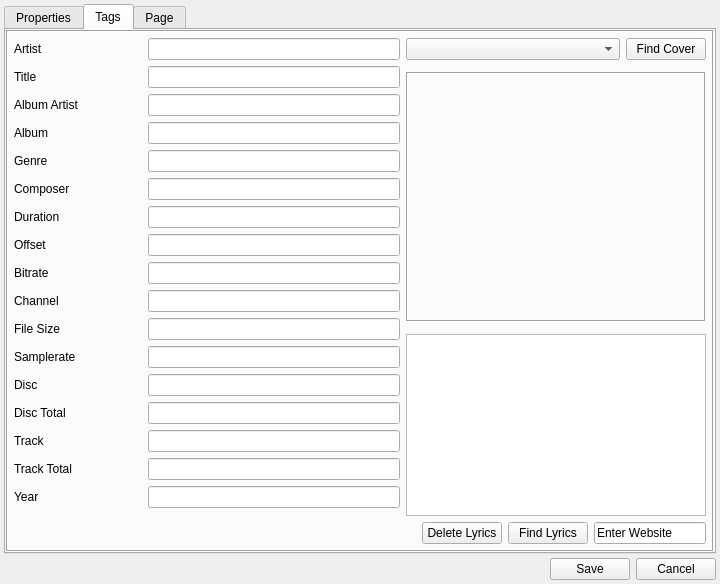
<?xml version="1.0" encoding="UTF-8"?>
<ui version="4.0">
 <class>MainWindow</class>
 <widget class="QMainWindow" name="MainWindow">
  <property name="geometry">
   <rect>
    <x>0</x>
    <y>0</y>
    <width>720</width>
    <height>584</height>
   </rect>
  </property>
  <property name="minimumSize">
   <size>
    <width>720</width>
    <height>584</height>
   </size>
  </property>
  <property name="maximumSize">
   <size>
    <width>720</width>
    <height>584</height>
   </size>
  </property>
  <property name="windowTitle">
   <string>MainWindow</string>
  </property>
  <widget class="QWidget" name="centralwidget">
   <property name="minimumSize">
    <size>
     <width>720</width>
     <height>540</height>
    </size>
   </property>
   <property name="maximumSize">
    <size>
     <width>16777215</width>
     <height>16777215</height>
    </size>
   </property>
   <layout class="QGridLayout" name="gridLayout">
    <property name="leftMargin">
     <number>4</number>
    </property>
    <property name="topMargin">
     <number>4</number>
    </property>
    <property name="rightMargin">
     <number>4</number>
    </property>
    <property name="bottomMargin">
     <number>4</number>
    </property>
    <item row="0" column="0">
     <widget class="QTabWidget" name="tabWidget">
      <property name="minimumSize">
       <size>
        <width>712</width>
        <height>550</height>
       </size>
      </property>
      <property name="maximumSize">
       <size>
        <width>16777215</width>
        <height>16777215</height>
       </size>
      </property>
      <property name="currentIndex">
       <number>1</number>
      </property>
      <widget class="QWidget" name="property_tab">
       <attribute name="title">
        <string>Properties</string>
       </attribute>
       <layout class="QGridLayout" name="gridLayout_5">
        <property name="leftMargin">
         <number>0</number>
        </property>
        <property name="topMargin">
         <number>0</number>
        </property>
        <property name="rightMargin">
         <number>0</number>
        </property>
        <property name="bottomMargin">
         <number>0</number>
        </property>
        <property name="spacing">
         <number>0</number>
        </property>
        <item row="0" column="0">
         <widget class="QFrame" name="gridFrame">
          <property name="frameShape">
           <enum>QFrame::Box</enum>
          </property>
          <property name="frameShadow">
           <enum>QFrame::Sunken</enum>
          </property>
          <layout class="QGridLayout" name="gridLayout_2">
           <property name="leftMargin">
            <number>4</number>
           </property>
           <property name="topMargin">
            <number>4</number>
           </property>
           <property name="rightMargin">
            <number>4</number>
           </property>
           <property name="bottomMargin">
            <number>4</number>
           </property>
           <property name="spacing">
            <number>4</number>
           </property>
           <item row="3" column="1">
            <spacer name="verticalSpacer">
             <property name="orientation">
              <enum>Qt::Vertical</enum>
             </property>
             <property name="sizeHint" stdset="0">
              <size>
               <width>20</width>
               <height>40</height>
              </size>
             </property>
            </spacer>
           </item>
           <item row="0" column="1">
            <spacer name="verticalSpacer_2">
             <property name="orientation">
              <enum>Qt::Vertical</enum>
             </property>
             <property name="sizeType">
              <enum>QSizePolicy::Fixed</enum>
             </property>
             <property name="sizeHint" stdset="0">
              <size>
               <width>20</width>
               <height>20</height>
              </size>
             </property>
            </spacer>
           </item>
           <item row="2" column="0" colspan="2">
            <widget class="QFrame" name="frame_3">
             <property name="frameShape">
              <enum>QFrame::NoFrame</enum>
             </property>
             <property name="frameShadow">
              <enum>QFrame::Sunken</enum>
             </property>
             <layout class="QHBoxLayout" name="horizontalLayout">
              <property name="spacing">
               <number>20</number>
              </property>
              <property name="leftMargin">
               <number>0</number>
              </property>
              <property name="topMargin">
               <number>0</number>
              </property>
              <property name="rightMargin">
               <number>0</number>
              </property>
              <property name="bottomMargin">
               <number>0</number>
              </property>
              <item>
               <layout class="QFormLayout" name="formLayout_3">
                <property name="verticalSpacing">
                 <number>8</number>
                </property>
                <item row="0" column="0">
                 <widget class="QLabel" name="label_23">
                  <property name="minimumSize">
                   <size>
                    <width>128</width>
                    <height>0</height>
                   </size>
                  </property>
                  <property name="text">
                   <string>Artist</string>
                  </property>
                  <property name="buddy">
                   <cstring>lineEdit_art</cstring>
                  </property>
                 </widget>
                </item>
                <item row="0" column="1">
                 <widget class="QLineEdit" name="lineEdit_art"/>
                </item>
                <item row="1" column="0">
                 <widget class="QLabel" name="label_24">
                  <property name="minimumSize">
                   <size>
                    <width>128</width>
                    <height>0</height>
                   </size>
                  </property>
                  <property name="text">
                   <string>Title</string>
                  </property>
                 </widget>
                </item>
                <item row="1" column="1">
                 <widget class="QLineEdit" name="lineEdit_tit"/>
                </item>
                <item row="2" column="1">
                 <widget class="QLineEdit" name="lineEdit_alb_a"/>
                </item>
                <item row="3" column="0">
                 <widget class="QLabel" name="label_25">
                  <property name="minimumSize">
                   <size>
                    <width>128</width>
                    <height>0</height>
                   </size>
                  </property>
                  <property name="text">
                   <string>Album</string>
                  </property>
                 </widget>
                </item>
                <item row="3" column="1">
                 <widget class="QLineEdit" name="lineEdit_alb"/>
                </item>
                <item row="4" column="0">
                 <widget class="QLabel" name="label_26">
                  <property name="minimumSize">
                   <size>
                    <width>128</width>
                    <height>0</height>
                   </size>
                  </property>
                  <property name="text">
                   <string>Genre</string>
                  </property>
                 </widget>
                </item>
                <item row="4" column="1">
                 <widget class="QLineEdit" name="lineEdit_gen"/>
                </item>
                <item row="5" column="0">
                 <widget class="QLabel" name="label_27">
                  <property name="minimumSize">
                   <size>
                    <width>128</width>
                    <height>0</height>
                   </size>
                  </property>
                  <property name="text">
                   <string>Composer</string>
                  </property>
                 </widget>
                </item>
                <item row="5" column="1">
                 <widget class="QLineEdit" name="lineEdit_comp"/>
                </item>
                <item row="6" column="0">
                 <widget class="QLabel" name="label_28">
                  <property name="minimumSize">
                   <size>
                    <width>128</width>
                    <height>0</height>
                   </size>
                  </property>
                  <property name="text">
                   <string>Duration</string>
                  </property>
                 </widget>
                </item>
                <item row="6" column="1">
                 <widget class="QLineEdit" name="lineEdit_dur"/>
                </item>
                <item row="7" column="0">
                 <widget class="QLabel" name="label_29">
                  <property name="minimumSize">
                   <size>
                    <width>128</width>
                    <height>0</height>
                   </size>
                  </property>
                  <property name="text">
                   <string>Offset</string>
                  </property>
                 </widget>
                </item>
                <item row="7" column="1">
                 <widget class="QLineEdit" name="lineEdit_off"/>
                </item>
                <item row="8" column="0">
                 <widget class="QLabel" name="label_30">
                  <property name="minimumSize">
                   <size>
                    <width>128</width>
                    <height>0</height>
                   </size>
                  </property>
                  <property name="text">
                   <string>Bitrate</string>
                  </property>
                 </widget>
                </item>
                <item row="8" column="1">
                 <widget class="QLineEdit" name="lineEdit_bitr"/>
                </item>
                <item row="9" column="0">
                 <widget class="QLabel" name="label_31">
                  <property name="minimumSize">
                   <size>
                    <width>128</width>
                    <height>0</height>
                   </size>
                  </property>
                  <property name="text">
                   <string>Channel</string>
                  </property>
                 </widget>
                </item>
                <item row="9" column="1">
                 <widget class="QLineEdit" name="lineEdit_chnl"/>
                </item>
                <item row="2" column="0">
                 <widget class="QLabel" name="label_32">
                  <property name="minimumSize">
                   <size>
                    <width>128</width>
                    <height>0</height>
                   </size>
                  </property>
                  <property name="text">
                   <string>Album Artist</string>
                  </property>
                 </widget>
                </item>
               </layout>
              </item>
              <item>
               <layout class="QFormLayout" name="formLayout_4">
                <property name="verticalSpacing">
                 <number>8</number>
                </property>
                <item row="0" column="0">
                 <widget class="QLabel" name="label_33">
                  <property name="minimumSize">
                   <size>
                    <width>128</width>
                    <height>0</height>
                   </size>
                  </property>
                  <property name="text">
                   <string>File Size</string>
                  </property>
                 </widget>
                </item>
                <item row="0" column="1">
                 <widget class="QLineEdit" name="lineEdit_fs"/>
                </item>
                <item row="1" column="0">
                 <widget class="QLabel" name="label_34">
                  <property name="minimumSize">
                   <size>
                    <width>128</width>
                    <height>0</height>
                   </size>
                  </property>
                  <property name="text">
                   <string>Samplerate</string>
                  </property>
                 </widget>
                </item>
                <item row="1" column="1">
                 <widget class="QLineEdit" name="lineEdit_sr"/>
                </item>
                <item row="2" column="0">
                 <widget class="QLabel" name="label_35">
                  <property name="minimumSize">
                   <size>
                    <width>128</width>
                    <height>0</height>
                   </size>
                  </property>
                  <property name="text">
                   <string>Disc</string>
                  </property>
                 </widget>
                </item>
                <item row="2" column="1">
                 <widget class="QLineEdit" name="lineEdit_dis"/>
                </item>
                <item row="3" column="0">
                 <widget class="QLabel" name="label_36">
                  <property name="minimumSize">
                   <size>
                    <width>128</width>
                    <height>0</height>
                   </size>
                  </property>
                  <property name="text">
                   <string>Disc Total</string>
                  </property>
                 </widget>
                </item>
                <item row="3" column="1">
                 <widget class="QLineEdit" name="lineEdit_dist"/>
                </item>
                <item row="4" column="0">
                 <widget class="QLabel" name="label_37">
                  <property name="minimumSize">
                   <size>
                    <width>128</width>
                    <height>0</height>
                   </size>
                  </property>
                  <property name="text">
                   <string>Track</string>
                  </property>
                 </widget>
                </item>
                <item row="4" column="1">
                 <widget class="QLineEdit" name="lineEdit_tra"/>
                </item>
                <item row="5" column="0">
                 <widget class="QLabel" name="label_38">
                  <property name="minimumSize">
                   <size>
                    <width>128</width>
                    <height>0</height>
                   </size>
                  </property>
                  <property name="text">
                   <string>Track Total</string>
                  </property>
                 </widget>
                </item>
                <item row="5" column="1">
                 <widget class="QLineEdit" name="lineEdit_traT"/>
                </item>
                <item row="6" column="0">
                 <widget class="QLabel" name="label_39">
                  <property name="minimumSize">
                   <size>
                    <width>128</width>
                    <height>0</height>
                   </size>
                  </property>
                  <property name="text">
                   <string>Year</string>
                  </property>
                 </widget>
                </item>
                <item row="6" column="1">
                 <widget class="QLineEdit" name="lineEdit_yr"/>
                </item>
                <item row="7" column="0">
                 <widget class="QLabel" name="label_40">
                  <property name="minimumSize">
                   <size>
                    <width>128</width>
                    <height>0</height>
                   </size>
                  </property>
                  <property name="text">
                   <string>Rating</string>
                  </property>
                 </widget>
                </item>
                <item row="7" column="1">
                 <widget class="QLineEdit" name="lineEdit_rat"/>
                </item>
                <item row="8" column="0">
                 <widget class="QLabel" name="label_41">
                  <property name="minimumSize">
                   <size>
                    <width>128</width>
                    <height>0</height>
                   </size>
                  </property>
                  <property name="text">
                   <string>Date Added</string>
                  </property>
                 </widget>
                </item>
                <item row="8" column="1">
                 <widget class="QLineEdit" name="lineEdit_dadd"/>
                </item>
                <item row="9" column="0">
                 <widget class="QLabel" name="label_42">
                  <property name="minimumSize">
                   <size>
                    <width>128</width>
                    <height>0</height>
                   </size>
                  </property>
                  <property name="text">
                   <string>Play Count</string>
                  </property>
                 </widget>
                </item>
                <item row="9" column="1">
                 <widget class="QLineEdit" name="lineEdit_pcnt"/>
                </item>
               </layout>
              </item>
             </layout>
            </widget>
           </item>
           <item row="4" column="0" colspan="2">
            <widget class="Line" name="line">
             <property name="orientation">
              <enum>Qt::Horizontal</enum>
             </property>
            </widget>
           </item>
           <item row="5" column="0" colspan="2">
            <widget class="QFrame" name="frame">
             <property name="minimumSize">
              <size>
               <width>0</width>
               <height>0</height>
              </size>
             </property>
             <property name="maximumSize">
              <size>
               <width>16777215</width>
               <height>240</height>
              </size>
             </property>
             <layout class="QGridLayout" name="gridLayout_4">
              <property name="leftMargin">
               <number>2</number>
              </property>
              <property name="topMargin">
               <number>2</number>
              </property>
              <property name="rightMargin">
               <number>2</number>
              </property>
              <property name="bottomMargin">
               <number>2</number>
              </property>
              <property name="spacing">
               <number>2</number>
              </property>
              <item row="1" column="0">
               <widget class="QLabel" name="label_22">
                <property name="text">
                 <string>Filename</string>
                </property>
               </widget>
              </item>
              <item row="3" column="0">
               <widget class="QLabel" name="label_21">
                <property name="enabled">
                 <bool>true</bool>
                </property>
                <property name="text">
                 <string>File Path</string>
                </property>
               </widget>
              </item>
              <item row="2" column="0">
               <widget class="QLineEdit" name="lineEdit_file_name"/>
              </item>
              <item row="4" column="0">
               <widget class="QLineEdit" name="lineEdit_file_path">
                <property name="enabled">
                 <bool>true</bool>
                </property>
                <property name="readOnly">
                 <bool>true</bool>
                </property>
               </widget>
              </item>
             </layout>
            </widget>
           </item>
           <item row="0" column="0">
            <widget class="QLabel" name="label_43">
             <property name="text">
              <string>Properties</string>
             </property>
            </widget>
           </item>
           <item row="1" column="0" colspan="2">
            <widget class="Line" name="line_2">
             <property name="orientation">
              <enum>Qt::Horizontal</enum>
             </property>
            </widget>
           </item>
          </layout>
         </widget>
        </item>
       </layout>
      </widget>
      <widget class="QWidget" name="tags_tab">
       <attribute name="title">
        <string>Tags</string>
       </attribute>
       <layout class="QGridLayout" name="gridLayout_7">
        <property name="leftMargin">
         <number>0</number>
        </property>
        <property name="topMargin">
         <number>0</number>
        </property>
        <property name="rightMargin">
         <number>0</number>
        </property>
        <property name="bottomMargin">
         <number>0</number>
        </property>
        <property name="spacing">
         <number>0</number>
        </property>
        <item row="0" column="0">
         <widget class="QFrame" name="frame_4">
          <property name="frameShape">
           <enum>QFrame::Box</enum>
          </property>
          <property name="frameShadow">
           <enum>QFrame::Sunken</enum>
          </property>
          <layout class="QGridLayout" name="gridLayout_6">
           <property name="leftMargin">
            <number>6</number>
           </property>
           <property name="topMargin">
            <number>6</number>
           </property>
           <property name="rightMargin">
            <number>6</number>
           </property>
           <property name="bottomMargin">
            <number>6</number>
           </property>
           <item row="0" column="0" rowspan="6">
            <layout class="QFormLayout" name="formLayout">
             <item row="0" column="0">
              <widget class="QLabel" name="label_44">
               <property name="minimumSize">
                <size>
                 <width>128</width>
                 <height>0</height>
                </size>
               </property>
               <property name="text">
                <string>Artist</string>
               </property>
               <property name="buddy">
                <cstring>lineEdit_art</cstring>
               </property>
              </widget>
             </item>
             <item row="0" column="1">
              <widget class="QLineEdit" name="lineEdit_art_2"/>
             </item>
             <item row="1" column="0">
              <widget class="QLabel" name="label_45">
               <property name="minimumSize">
                <size>
                 <width>128</width>
                 <height>0</height>
                </size>
               </property>
               <property name="text">
                <string>Title</string>
               </property>
              </widget>
             </item>
             <item row="1" column="1">
              <widget class="QLineEdit" name="lineEdit_tit_2"/>
             </item>
             <item row="2" column="0">
              <widget class="QLabel" name="label_46">
               <property name="minimumSize">
                <size>
                 <width>128</width>
                 <height>0</height>
                </size>
               </property>
               <property name="text">
                <string>Album Artist</string>
               </property>
              </widget>
             </item>
             <item row="2" column="1">
              <widget class="QLineEdit" name="lineEdit_alb_a_2"/>
             </item>
             <item row="3" column="0">
              <widget class="QLabel" name="label_47">
               <property name="minimumSize">
                <size>
                 <width>128</width>
                 <height>0</height>
                </size>
               </property>
               <property name="text">
                <string>Album</string>
               </property>
              </widget>
             </item>
             <item row="3" column="1">
              <widget class="QLineEdit" name="lineEdit_alb_2"/>
             </item>
             <item row="4" column="0">
              <widget class="QLabel" name="label_48">
               <property name="minimumSize">
                <size>
                 <width>128</width>
                 <height>0</height>
                </size>
               </property>
               <property name="text">
                <string>Genre</string>
               </property>
              </widget>
             </item>
             <item row="4" column="1">
              <widget class="QLineEdit" name="lineEdit_gen_2"/>
             </item>
             <item row="5" column="0">
              <widget class="QLabel" name="label_49">
               <property name="minimumSize">
                <size>
                 <width>128</width>
                 <height>0</height>
                </size>
               </property>
               <property name="text">
                <string>Composer</string>
               </property>
              </widget>
             </item>
             <item row="5" column="1">
              <widget class="QLineEdit" name="lineEdit_comp_2"/>
             </item>
             <item row="6" column="0">
              <widget class="QLabel" name="label_50">
               <property name="minimumSize">
                <size>
                 <width>128</width>
                 <height>0</height>
                </size>
               </property>
               <property name="text">
                <string>Duration</string>
               </property>
              </widget>
             </item>
             <item row="6" column="1">
              <widget class="QLineEdit" name="lineEdit_dur_2"/>
             </item>
             <item row="7" column="0">
              <widget class="QLabel" name="label_51">
               <property name="minimumSize">
                <size>
                 <width>128</width>
                 <height>0</height>
                </size>
               </property>
               <property name="text">
                <string>Offset</string>
               </property>
              </widget>
             </item>
             <item row="7" column="1">
              <widget class="QLineEdit" name="lineEdit_off_2"/>
             </item>
             <item row="8" column="0">
              <widget class="QLabel" name="label_52">
               <property name="minimumSize">
                <size>
                 <width>128</width>
                 <height>0</height>
                </size>
               </property>
               <property name="text">
                <string>Bitrate</string>
               </property>
              </widget>
             </item>
             <item row="8" column="1">
              <widget class="QLineEdit" name="lineEdit_bitr_2"/>
             </item>
             <item row="9" column="0">
              <widget class="QLabel" name="label_53">
               <property name="minimumSize">
                <size>
                 <width>128</width>
                 <height>0</height>
                </size>
               </property>
               <property name="text">
                <string>Channel</string>
               </property>
              </widget>
             </item>
             <item row="9" column="1">
              <widget class="QLineEdit" name="lineEdit_chnl_2"/>
             </item>
             <item row="10" column="0">
              <widget class="QLabel" name="label_54">
               <property name="minimumSize">
                <size>
                 <width>128</width>
                 <height>0</height>
                </size>
               </property>
               <property name="text">
                <string>File Size</string>
               </property>
              </widget>
             </item>
             <item row="10" column="1">
              <widget class="QLineEdit" name="lineEdit_fs_2"/>
             </item>
             <item row="11" column="0">
              <widget class="QLabel" name="label_55">
               <property name="minimumSize">
                <size>
                 <width>128</width>
                 <height>0</height>
                </size>
               </property>
               <property name="text">
                <string>Samplerate</string>
               </property>
              </widget>
             </item>
             <item row="11" column="1">
              <widget class="QLineEdit" name="lineEdit_sr_2"/>
             </item>
             <item row="12" column="0">
              <widget class="QLabel" name="label_56">
               <property name="minimumSize">
                <size>
                 <width>128</width>
                 <height>0</height>
                </size>
               </property>
               <property name="text">
                <string>Disc</string>
               </property>
              </widget>
             </item>
             <item row="12" column="1">
              <widget class="QLineEdit" name="lineEdit_dis_2"/>
             </item>
             <item row="13" column="0">
              <widget class="QLabel" name="label_57">
               <property name="minimumSize">
                <size>
                 <width>128</width>
                 <height>0</height>
                </size>
               </property>
               <property name="text">
                <string>Disc Total</string>
               </property>
              </widget>
             </item>
             <item row="13" column="1">
              <widget class="QLineEdit" name="lineEdit_dist_2"/>
             </item>
             <item row="14" column="0">
              <widget class="QLabel" name="label_58">
               <property name="minimumSize">
                <size>
                 <width>128</width>
                 <height>0</height>
                </size>
               </property>
               <property name="text">
                <string>Track</string>
               </property>
              </widget>
             </item>
             <item row="14" column="1">
              <widget class="QLineEdit" name="lineEdit_tra_2"/>
             </item>
             <item row="15" column="0">
              <widget class="QLabel" name="label_59">
               <property name="minimumSize">
                <size>
                 <width>128</width>
                 <height>0</height>
                </size>
               </property>
               <property name="text">
                <string>Track Total</string>
               </property>
              </widget>
             </item>
             <item row="15" column="1">
              <widget class="QLineEdit" name="lineEdit_traT_2"/>
             </item>
             <item row="16" column="0">
              <widget class="QLabel" name="label_60">
               <property name="minimumSize">
                <size>
                 <width>128</width>
                 <height>0</height>
                </size>
               </property>
               <property name="text">
                <string>Year</string>
               </property>
              </widget>
             </item>
             <item row="16" column="1">
              <widget class="QLineEdit" name="lineEdit_yr_2"/>
             </item>
            </layout>
           </item>
           <item row="0" column="1" colspan="5">
            <widget class="QComboBox" name="comboBox_cover"/>
           </item>
           <item row="5" column="2">
            <widget class="QPushButton" name="pushButton_4">
             <property name="text">
              <string>Delete Lyrics</string>
             </property>
            </widget>
           </item>
           <item row="5" column="3">
            <widget class="QPushButton" name="pushButton_2">
             <property name="text">
              <string>Find Lyrics</string>
             </property>
            </widget>
           </item>
           <item row="0" column="6">
            <widget class="QPushButton" name="pushButton_Findcov">
             <property name="text">
              <string>Find Cover</string>
             </property>
            </widget>
           </item>
           <item row="4" column="1" colspan="6">
            <widget class="QTextBrowser" name="textBrowser">
             <property name="sizePolicy">
              <sizepolicy hsizetype="Preferred" vsizetype="Expanding">
               <horstretch>0</horstretch>
               <verstretch>0</verstretch>
              </sizepolicy>
             </property>
            </widget>
           </item>
           <item row="5" column="4" colspan="3">
            <widget class="QLineEdit" name="lineEdit_63_web">
             <property name="text">
              <string>Enter Website</string>
             </property>
            </widget>
           </item>
           <item row="2" column="1" colspan="6">
            <widget class="QLabel" name="Cover_image_pix">
             <property name="sizePolicy">
              <sizepolicy hsizetype="Fixed" vsizetype="Fixed">
               <horstretch>0</horstretch>
               <verstretch>0</verstretch>
              </sizepolicy>
             </property>
             <property name="minimumSize">
              <size>
               <width>300</width>
               <height>250</height>
              </size>
             </property>
             <property name="maximumSize">
              <size>
               <width>16777215</width>
               <height>250</height>
              </size>
             </property>
             <property name="frameShape">
              <enum>QFrame::Box</enum>
             </property>
             <property name="frameShadow">
              <enum>QFrame::Sunken</enum>
             </property>
             <property name="text">
              <string/>
             </property>
             <property name="scaledContents">
              <bool>true</bool>
             </property>
            </widget>
           </item>
          </layout>
         </widget>
        </item>
       </layout>
      </widget>
      <widget class="QWidget" name="tab_3">
       <attribute name="title">
        <string>Page</string>
       </attribute>
       <layout class="QGridLayout" name="gridLayout_9">
        <item row="0" column="0">
         <layout class="QGridLayout" name="gridLayout_8">
          <item row="0" column="0">
           <layout class="QHBoxLayout" name="horizontalLayout_2">
            <item>
             <widget class="QLabel" name="label_66">
              <property name="text">
               <string>TextLabel</string>
              </property>
             </widget>
            </item>
            <item>
             <widget class="QRadioButton" name="radioButton">
              <property name="text">
               <string>RadioButton</string>
              </property>
             </widget>
            </item>
            <item>
             <widget class="QRadioButton" name="radioButton_2">
              <property name="text">
               <string>RadioButton</string>
              </property>
             </widget>
            </item>
            <item>
             <widget class="QRadioButton" name="radioButton_3">
              <property name="text">
               <string>RadioButton</string>
              </property>
             </widget>
            </item>
           </layout>
          </item>
          <item row="1" column="0">
           <widget class="QTableView" name="tableView"/>
          </item>
          <item row="2" column="0">
           <layout class="QHBoxLayout" name="horizontalLayout_3">
            <item>
             <spacer name="horizontalSpacer">
              <property name="orientation">
               <enum>Qt::Horizontal</enum>
              </property>
              <property name="sizeHint" stdset="0">
               <size>
                <width>40</width>
                <height>20</height>
               </size>
              </property>
             </spacer>
            </item>
            <item>
             <widget class="QPushButton" name="pushButton_3">
              <property name="text">
               <string>PushButton</string>
              </property>
             </widget>
            </item>
            <item>
             <widget class="QPushButton" name="pushButton_5">
              <property name="text">
               <string>PushButton</string>
              </property>
             </widget>
            </item>
            <item>
             <widget class="QPushButton" name="pushButton_6">
              <property name="text">
               <string>PushButton</string>
              </property>
             </widget>
            </item>
            <item>
             <widget class="QPushButton" name="pushButton_7">
              <property name="text">
               <string>PushButton</string>
              </property>
             </widget>
            </item>
           </layout>
          </item>
         </layout>
        </item>
       </layout>
      </widget>
     </widget>
    </item>
    <item row="1" column="0">
     <layout class="QHBoxLayout" name="horizontalLayout_4">
      <item>
       <spacer name="horizontalSpacer_2">
        <property name="orientation">
         <enum>Qt::Horizontal</enum>
        </property>
        <property name="sizeHint" stdset="0">
         <size>
          <width>40</width>
          <height>20</height>
         </size>
        </property>
       </spacer>
      </item>
      <item>
       <widget class="QPushButton" name="pushButton_save">
        <property name="text">
         <string>Save</string>
        </property>
       </widget>
      </item>
      <item>
       <widget class="QPushButton" name="pushButton_9">
        <property name="text">
         <string>Cancel</string>
        </property>
       </widget>
      </item>
     </layout>
    </item>
   </layout>
  </widget>
 </widget>
 <resources/>
 <connections/>
</ui>
